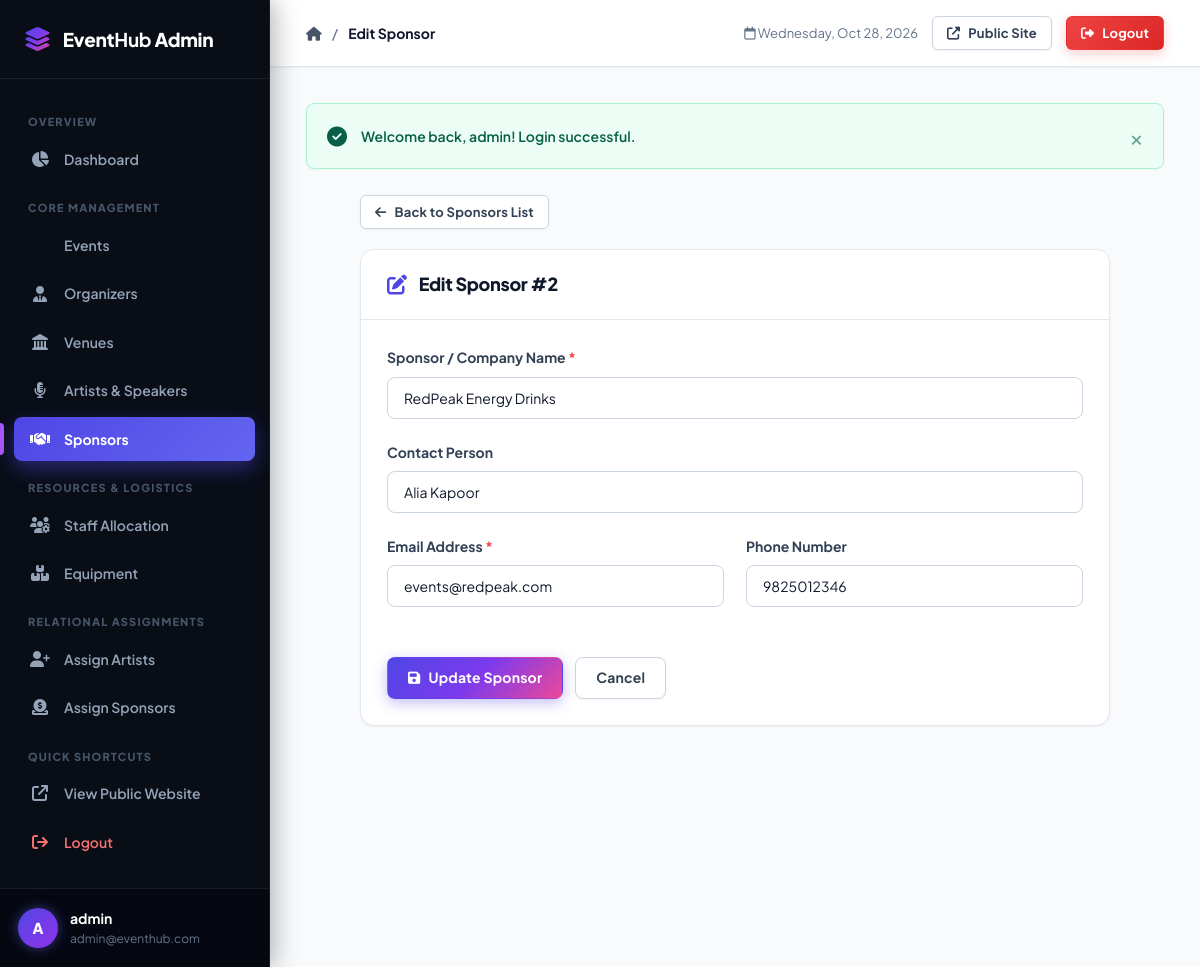
Screenshot of /admin/sponsors/edit.php?id=2 (signed in) with the database file from the repository.
### tables this page shows
CREATE TABLE `sponsor` (
    `sponsor_id` INT AUTO_INCREMENT PRIMARY KEY,
    `sponsor_name` VARCHAR(100) NOT NULL,
    `contact_person` VARCHAR(100) DEFAULT NULL,
    `email` VARCHAR(100) NOT NULL UNIQUE,
    `phone` VARCHAR(15) DEFAULT NULL
);

### admin/sponsors/edit.php (the view, shortened to what this page needs)
<?php
require_once __DIR__ . '/../../includes/auth.php';
$errors = [];
$id = filter_input(INPUT_GET, 'id', FILTER_VALIDATE_INT);
try {
    $stmt = $pdo->prepare("SELECT * FROM sponsor WHERE sponsor_id = ?");
    $stmt->execute([$id]);
    $sponsor = $stmt->fetch();
} catch (PDOException $e) {
    die("Database error: " . htmlspecialchars($e->getMessage()));
}
$sponsor_name = $sponsor['sponsor_name'];
$contact_person = $sponsor['contact_person'];
$email = $sponsor['email'];
$phone = $sponsor['phone'];
require_once __DIR__ . '/../../includes/admin_header.php';
?>
<div style="max-width: 750px; margin: 0 auto;">
    <div style="margin-bottom: 20px;">
        <a href="<?= url('admin/sponsors/index.php') ?>" class="btn btn-secondary btn-sm">
            <i class="fas fa-arrow-left"></i> Back to Sponsors List
        </a>
    </div>
    <div class="card">
        <div class="card-header">
            <div class="card-title">
                <i class="fas fa-edit"></i> Edit Sponsor #<?= $sponsor['sponsor_id'] ?>
            </div>
        </div>
        <div class="card-body">
            <form action="<?= url('admin/sponsors/edit.php?id=' . $id) ?>" method="POST" class="needs-validation" novalidate>
                <div class="form-group">
                    <label for="sponsor_name" class="form-label">Sponsor / Company Name <span class="required">*</span></label>
                    <input type="text" id="sponsor_name" name="sponsor_name"
                           class="form-control <?= isset($errors['sponsor_name']) ? 'is-invalid' : '' ?>"
                           value="<?= sanitize($sponsor_name) ?>" required>
                </div>
                <div class="form-group">
                    <label for="contact_person" class="form-label">Contact Person</label>
                    <input type="text" id="contact_person" name="contact_person"
                           class="form-control"
                           value="<?= sanitize($contact_person) ?>">
                </div>
                <div class="form-row">
                    <div class="form-group">
                        <label for="email" class="form-label">Email Address <span class="required">*</span></label>
                        <input type="email" id="email" name="email"
                               class="form-control <?= isset($errors['email']) ? 'is-invalid' : '' ?>"
                               value="<?= sanitize($email) ?>" required>
                    </div>
                    <div class="form-group">
                        <label for="phone" class="form-label">Phone Number</label>
                        <input type="text" id="phone" name="phone"
                               class="form-control <?= isset($errors['phone']) ? 'is-invalid' : '' ?>"
                               value="<?= sanitize($phone) ?>">
                    </div>
                </div>
                <div style="display: flex; gap: 12px; margin-top: 28px;">
                    <button type="submit" class="btn btn-primary">
                        <i class="fas fa-save"></i> Update Sponsor
                    </button>
                    <a href="<?= url('admin/sponsors/index.php') ?>" class="btn btn-secondary">Cancel</a>
                </div>
            </form>
        </div>
    </div>
</div>
<?php require_once __DIR__ . '/../../includes/admin_footer.php'; ?>

### assets/css/style.css (style rules this page uses)
:root { --primary: #4f46e5; --primary-gradient: linear-gradient(135deg, #4f46e5 0%, #7c3aed 50%, #ec4899 100%); --primary-hover: #4338ca; --primary-light: #e0e7ff; --secondary: #64748b; --success: #10b981; --success-light: #d1fae5; --danger: #ef4444; --danger-light: #fee2e2; --warning: #f59e0b; --warning-light: #fef3c7; --info: #0ea5e9; --info-light: #e0f2fe; --sidebar-bg: #090d16; --sidebar-surface: #111827; --sidebar-hover: #1f293d; --sidebar-active: linear-gradient(135deg, #4f46e5 0%, #6366f1 100%); --sidebar-text: #94a3b8; --sidebar-text-active: #ffffff; --bg-body: #f8fafc; --bg-card: #ffffff; --text-main: #0f172a; --text-muted: #64748b; --border-color: #e2e8f0; --border-hover: #cbd5e1; --radius-sm: 8px; --radius-md: 14px; --radius-lg: 20px; --radius-full: 9999px; --shadow-sm: 0 1px 3px 0 rgba(0, 0, 0, 0.04), 0 1px 2px -1px rgba(0, 0, 0, 0.04); --shadow-md: 0 4px 6px -1px rgba(0, 0, 0, 0.06), 0 2px 4px -2px rgba(0, 0, 0, 0.04); --shadow-lg: 0 12px 24px -4px rgba(15, 23, 42, 0.08), 0 4px 6px -2px rgba(15, 23, 42, 0.03); --shadow-glow: 0 10px 25px -3px rgba(79, 70, 229, 0.35); --transition: all 0.25s cubic-bezier(0.4, 0, 0.2, 1); }
* { margin: 0; padding: 0; box-sizing: border-box; font-family: 'Plus Jakarta Sans', -apple-system, BlinkMacSystemFont, "Segoe UI", Roboto, sans-serif; }
body { background-color: var(--bg-body); color: var(--text-main); line-height: 1.6; min-height: 100vh; -webkit-font-smoothing: antialiased; }
a { color: var(--primary); text-decoration: none; transition: var(--transition); }
.btn { display: inline-flex; align-items: center; justify-content: center; gap: 8px; padding: 10px 20px; font-size: 14px; font-weight: 700; border-radius: var(--radius-sm); border: 1px solid transparent; cursor: pointer; transition: var(--transition); text-decoration: none; line-height: 1.4; letter-spacing: 0.2px; }
.btn-primary { background: var(--primary-gradient); color: #ffffff; box-shadow: 0 4px 14px 0 rgba(79, 70, 229, 0.35); }
.btn-secondary { background: #ffffff; color: #334155; border-color: #cbd5e1; box-shadow: 0 1px 3px rgba(0, 0, 0, 0.05); }
.btn-sm { padding: 7px 14px; font-size: 13px; border-radius: 6px; }
.card { background: #ffffff; border-radius: var(--radius-md); border: 1px solid var(--border-color); box-shadow: var(--shadow-sm); margin-bottom: 28px; overflow: hidden; transition: var(--transition); }
.card-header { padding: 20px 26px; border-bottom: 1px solid var(--border-color); display: flex; justify-content: space-between; align-items: center; background: #ffffff; }
.card-title { font-size: 18px; font-weight: 800; color: #0f172a; display: flex; align-items: center; gap: 12px; letter-spacing: -0.3px; }
.card-title i { color: var(--primary); font-size: 20px; }
.card-body { padding: 26px; }
.form-group { margin-bottom: 22px; }
.form-row { display: grid; grid-template-columns: repeat(auto-fit, minmax(280px, 1fr)); gap: 22px; }
.form-label { display: block; margin-bottom: 8px; font-size: 14px; font-weight: 700; color: #334155; }
.form-label .required { color: var(--danger); }
.form-control { width: 100%; padding: 11px 16px; font-size: 14px; border: 1px solid #cbd5e1; border-radius: var(--radius-sm); background-color: #ffffff; color: #0f172a; transition: var(--transition); }

### rows the page displays
sponsor: sponsor_id "2", sponsor_name "RedPeak Energy Drinks", contact_person "Alia Kapoor", email "events@redpeak.com", phone "9825012346"

### other values shown
substr($_SESSION['admin_username'] ?? 'A', 0, 1) "A"
$_SESSION['admin_username'] "admin"
$_SESSION['admin_email'] "admin@eventhub.com"
$pageTitle "Edit Sponsor"
$message "Welcome back, admin! Login successful."
